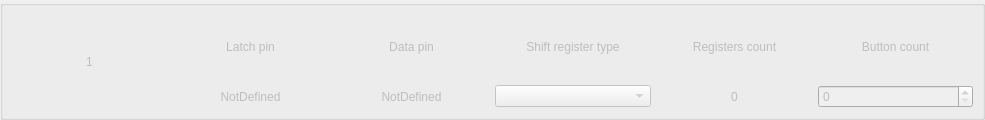
<?xml version="1.0" encoding="UTF-8"?>
<ui version="4.0">
 <class>ShiftRegisters</class>
 <widget class="QWidget" name="ShiftRegisters">
  <property name="geometry">
   <rect>
    <x>0</x>
    <y>0</y>
    <width>985</width>
    <height>120</height>
   </rect>
  </property>
  <property name="windowTitle">
   <string>Form</string>
  </property>
  <layout class="QVBoxLayout" name="verticalLayout">
   <property name="leftMargin">
    <number>0</number>
   </property>
   <property name="topMargin">
    <number>0</number>
   </property>
   <property name="rightMargin">
    <number>0</number>
   </property>
   <property name="bottomMargin">
    <number>0</number>
   </property>
   <item>
    <widget class="QGroupBox" name="groupBox">
     <property name="enabled">
      <bool>false</bool>
     </property>
     <property name="title">
      <string/>
     </property>
     <layout class="QGridLayout" name="gridLayout">
      <item row="0" column="0" rowspan="2">
       <widget class="QLabel" name="label_ShiftIndex">
        <property name="enabled">
         <bool>false</bool>
        </property>
        <property name="text">
         <string notr="true">1</string>
        </property>
        <property name="alignment">
         <set>Qt::AlignCenter</set>
        </property>
       </widget>
      </item>
      <item row="0" column="1">
       <widget class="QLabel" name="text_latchPin">
        <property name="enabled">
         <bool>false</bool>
        </property>
        <property name="text">
         <string>Latch pin</string>
        </property>
        <property name="alignment">
         <set>Qt::AlignCenter</set>
        </property>
       </widget>
      </item>
      <item row="0" column="2">
       <widget class="QLabel" name="text_dataPin">
        <property name="enabled">
         <bool>false</bool>
        </property>
        <property name="text">
         <string>Data pin</string>
        </property>
        <property name="alignment">
         <set>Qt::AlignCenter</set>
        </property>
       </widget>
      </item>
      <item row="0" column="3">
       <widget class="QLabel" name="text_shiftRegisterType">
        <property name="enabled">
         <bool>false</bool>
        </property>
        <property name="text">
         <string>Shift register type</string>
        </property>
        <property name="alignment">
         <set>Qt::AlignCenter</set>
        </property>
       </widget>
      </item>
      <item row="0" column="4">
       <widget class="QLabel" name="text_registersCount">
        <property name="enabled">
         <bool>false</bool>
        </property>
        <property name="text">
         <string>Registers count</string>
        </property>
        <property name="alignment">
         <set>Qt::AlignCenter</set>
        </property>
       </widget>
      </item>
      <item row="0" column="5">
       <widget class="QLabel" name="text_buttonCount">
        <property name="enabled">
         <bool>false</bool>
        </property>
        <property name="text">
         <string>Button count</string>
        </property>
        <property name="alignment">
         <set>Qt::AlignCenter</set>
        </property>
       </widget>
      </item>
      <item row="1" column="1">
       <widget class="QLabel" name="label_LatchPin">
        <property name="enabled">
         <bool>false</bool>
        </property>
        <property name="text">
         <string>NotDefined</string>
        </property>
        <property name="alignment">
         <set>Qt::AlignCenter</set>
        </property>
       </widget>
      </item>
      <item row="1" column="2">
       <widget class="QLabel" name="label_DataPin">
        <property name="enabled">
         <bool>false</bool>
        </property>
        <property name="text">
         <string>NotDefined</string>
        </property>
        <property name="alignment">
         <set>Qt::AlignCenter</set>
        </property>
       </widget>
      </item>
      <item row="1" column="3">
       <widget class="QComboBox" name="comboBox_ShiftRegType">
        <property name="enabled">
         <bool>false</bool>
        </property>
       </widget>
      </item>
      <item row="1" column="4">
       <widget class="QLabel" name="label_RegistersCount">
        <property name="enabled">
         <bool>false</bool>
        </property>
        <property name="text">
         <string>0</string>
        </property>
        <property name="alignment">
         <set>Qt::AlignCenter</set>
        </property>
       </widget>
      </item>
      <item row="1" column="5">
       <widget class="QSpinBox" name="spinBox_ButtonCount">
        <property name="enabled">
         <bool>false</bool>
        </property>
        <property name="correctionMode">
         <enum>QAbstractSpinBox::CorrectToNearestValue</enum>
        </property>
        <property name="maximum">
         <number>128</number>
        </property>
       </widget>
      </item>
     </layout>
    </widget>
   </item>
  </layout>
 </widget>
 <resources/>
 <connections/>
</ui>
